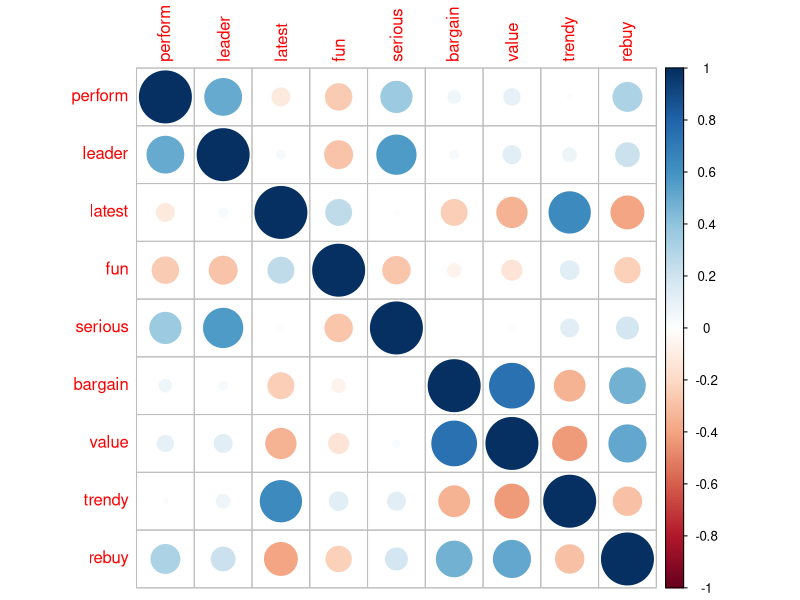
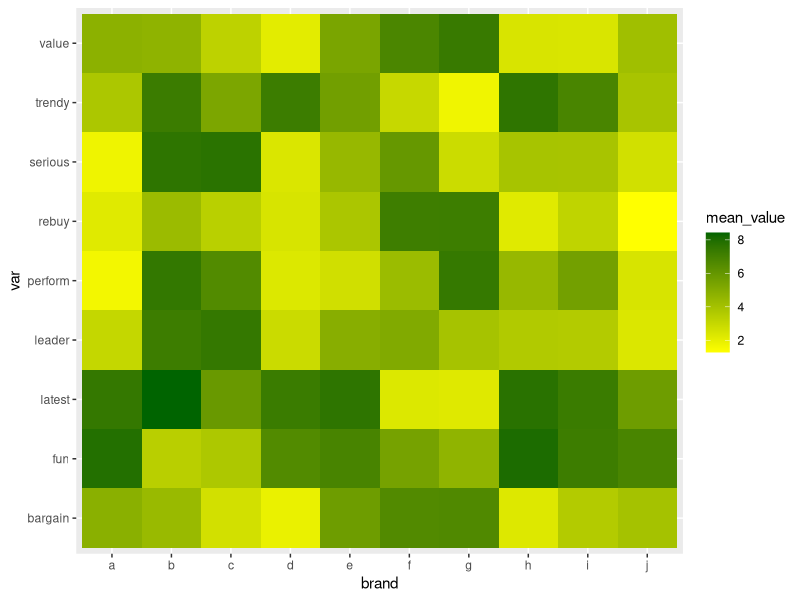
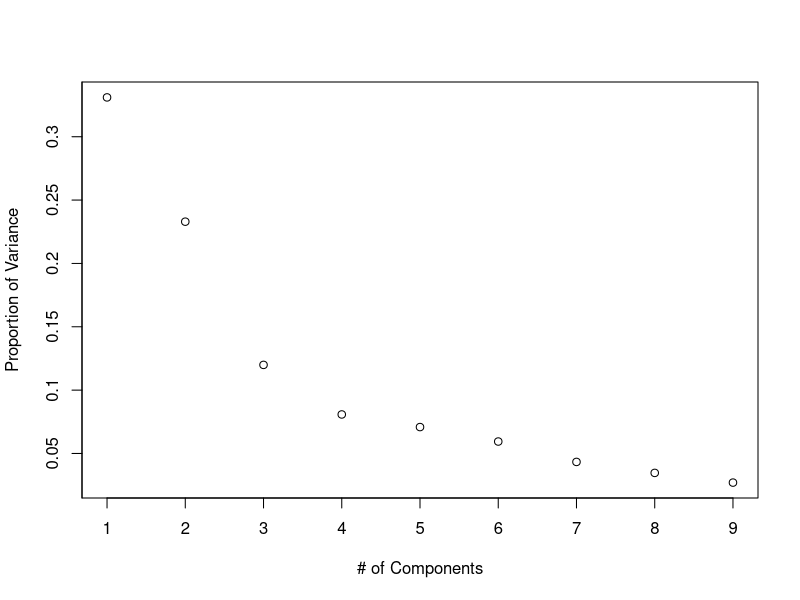
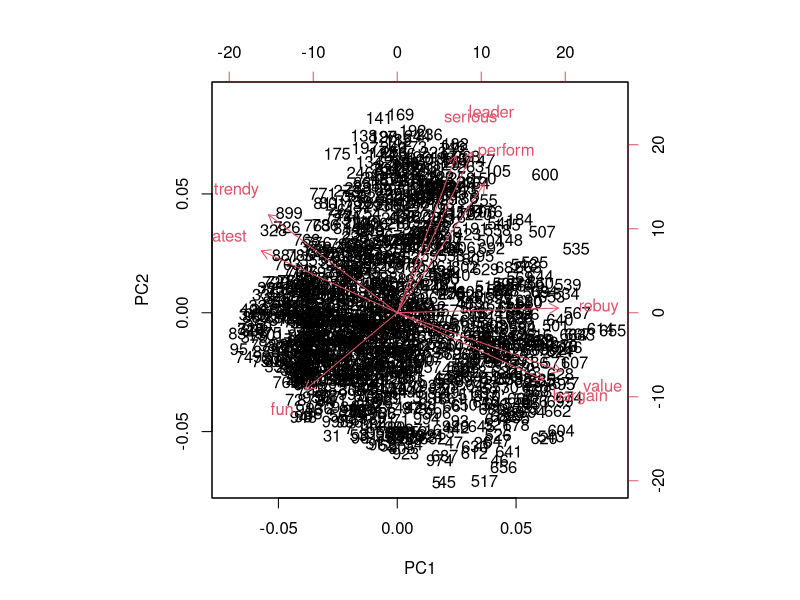
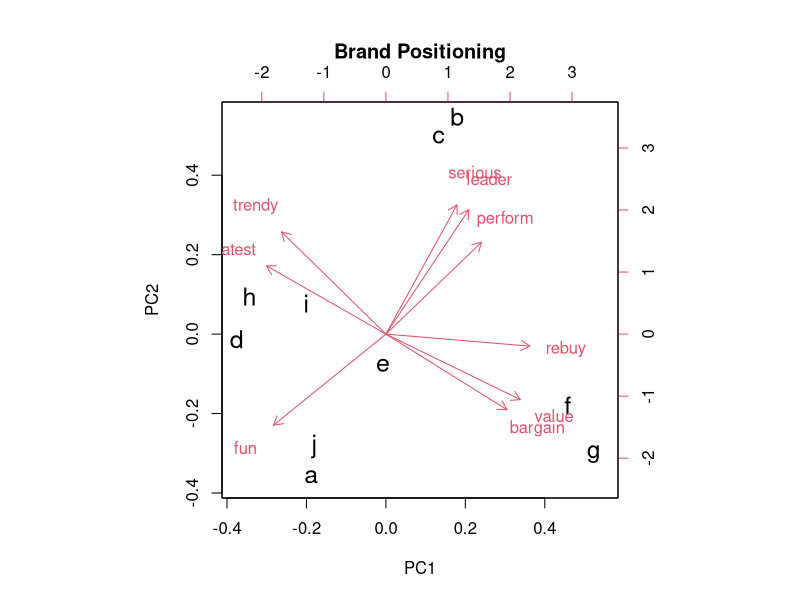

Reproduce these figures in R, in order.
## ---- chunk 1
knitr::opts_chunk$set(echo = TRUE, warning = FALSE, message = FALSE, attr.source = '.numberLines')
## ---- chunk 2
library('pls')
library('ggplot2')
library('corrplot')
## ---- chunk 3
data <- read.csv('CS_10.csv', header = T)
dim(data)  # 1000 records, 10 variables
## ---- chunk 4
colnames(data)
## ---- chunk 5
summary(data)
data$brand <- as.factor(data$brand)
str(data)
## ---- chunk 6
corr_table <- round(cor(data[, 1:9]), 2)  # calculate correlations between continuous variables
corr_table
corrplot::corrplot(corr_table)
## ---- chunk 7
brand_mean <- aggregate(data[, 1:9], list(data$brand), mean)  # mean score of every brand in each feature
brand_mean  # which brand is better in what?

rownames(brand_mean) <- brand_mean[, 1]
brand_mean <- brand_mean[,-1]  # remove 'brand' column
brand_mean
## ---- chunk 8
brand_mean_df <- data.frame(brand = rep(rownames(brand_mean), 9),  # brand names
				var = rep(colnames(brand_mean), each = 10),  # feature names
				mean_value = unlist(brand_mean))  # means
rownames(brand_mean_df) <- NULL  # remove rownames
brand_mean_df
## ---- chunk 9
hm_plot <- ggplot(data = brand_mean_df, aes(x = brand, y = var, fill = mean_value)) +
		geom_tile() +
		scale_fill_gradient(low = 'yellow', high = 'dark green')
hm_plot  # try to measure customers emotions about brands (each brand is known as what from customers mindset?), to know our brand's position in the market related to other brands.
## ---- chunk 10
data_sc <- data
data_sc[, 1:9] <- scale(data[, 1:9])  # can not scale factor variable ('brand' column)
summary(data_sc)  # bring mean = 0 and distribution around mean
## ---- chunk 11
pca_res <- prcomp(data_sc[, 1:9])
summary(pca_res)  # we had 9 variables, so PCA gives us 9 PC
## ---- chunk 12
plot(summary(pca_res)$importance[2,],
	xaxt = 'n',
	yaxt = 'n',
	ylab = 'Proportion of Variance',
	xlab = '# of Components')
axis(1, at = 1:9, labels = 1:9)
axis(2, at = seq(0, 0.35, 0.05), labels = seq(0, 0.35, 0.05))

#Preceptual Map for products (show data in PC1-PC2 space)
 # bottom-horizontal-axis: PC1
 # top-horizontal-axis: weight of PC1 in main variables
 # right-vertical-axis: weight of PC2 in main variables
 # left-vertical-axis: PC2
biplot(pca_res)  
 
## ---- chunk 13
brand_mean_pca <- prcomp(brand_mean, scale = T)
summary(brand_mean_pca)
## ---- chunk 14
biplot(brand_mean_pca, main = 'Brand Positioning', cex = c(1.5, 1))  # Perceptual Map for brands
